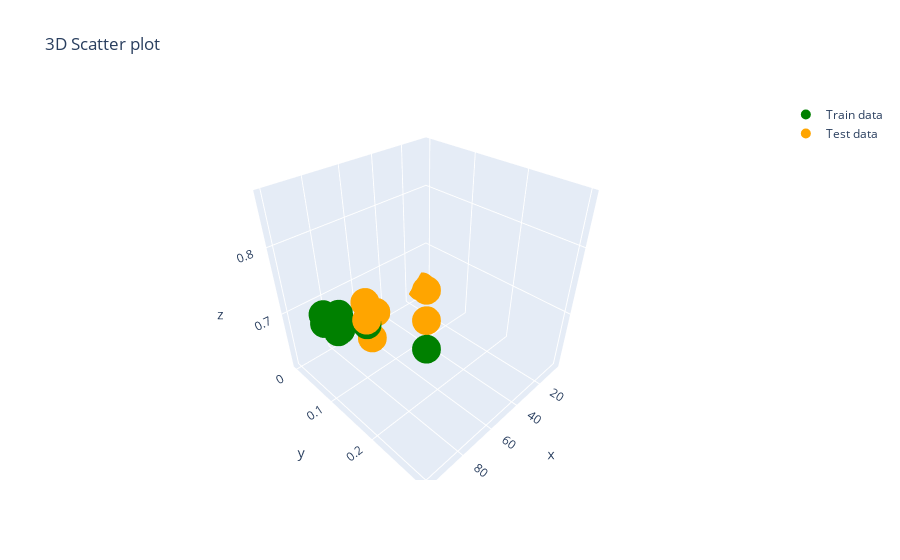

The cell this chart's notebook holds for it:
### Code cell
offline.init_notebook_mode(connected=True)

configure_plotly_browser_state()

trace1 = go.Scatter3d(x= train_n_estimators_w2v ,y=  train_learning_rate_w2v ,z= train_auc_w2v , name = 'Train data' \
  ,mode = 'markers', marker = dict(
      size = 10,
      color = 'green', 
      colorscale = 'Viridis'
      )
  )
trace2 = go.Scatter3d(x= test_n_estimators_w2v , y= test_learning_rate_w2v , z= test_auc_w2v , name = 'Test data'
  ,mode = 'markers', marker = dict(
      size = 10,
      color = 'orange', 
      colorscale = 'Viridis'
      ))

layout = go.Layout(title = '3D Scatter plot')

fig = go.Figure(data=[trace1 , trace2], layout=layout)
offline.iplot(fig)

### Figure 1 — Plotly figure (JSON) as saved in the notebook; plotly's stock layout.template omitted (floating-point values rounded to 4 significant figures)
{"data": [{"marker": {"color": "green", "colorscale": [[0, "#440154"], [0.1111, "#482878"], [0.2222, "#3e4989"], [0.3333, "#31688e"], [0.4444, "#26828e"], [0.5556, "#1f9e89"], [0.6667, "#35b779"], [0.7778, "#6ece58"], [0.8889, "#b5de2b"], [1, "#fde725"]], "size": 10}, "mode": "markers", "name": "Train data", "type": "scatter3d", "x": [5, 5, 75, 75, 75, 75, 100, 100, 100, 100], "y": [0.0001, 0.001, 0.001, 0.01, 0.01, 0.01, 0.1, 0.1, 0.2, 0.3], "z": [0.6172, 0.6172, 0.6308, 0.6391, 0.6636, 0.6683, 0.7332, 0.7465, 0.7802, 0.802]}, {"marker": {"color": "orange", "colorscale": [[0, "#440154"], [0.1111, "#482878"], [0.2222, "#3e4989"], [0.3333, "#31688e"], [0.4444, "#26828e"], [0.5556, "#1f9e89"], [0.6667, "#35b779"], [0.7778, "#6ece58"], [0.8889, "#b5de2b"], [1, "#fde725"]], "size": 10}, "mode": "markers", "name": "Test data", "type": "scatter3d", "x": [5, 5, 5, 10, 50, 75, 100, 100, 100, 100], "y": [0.0001, 0.0001, 0.0001, 0.001, 0.01, 0.1, 0.2, 0.2, 0.3, 0.3], "z": [0.6132, 0.6132, 0.618, 0.6276, 0.6352, 0.6703, 0.7862, 0.8082, 0.8336, 0.8642]}], "layout": {"title": {"text": "3D Scatter plot"}}}
